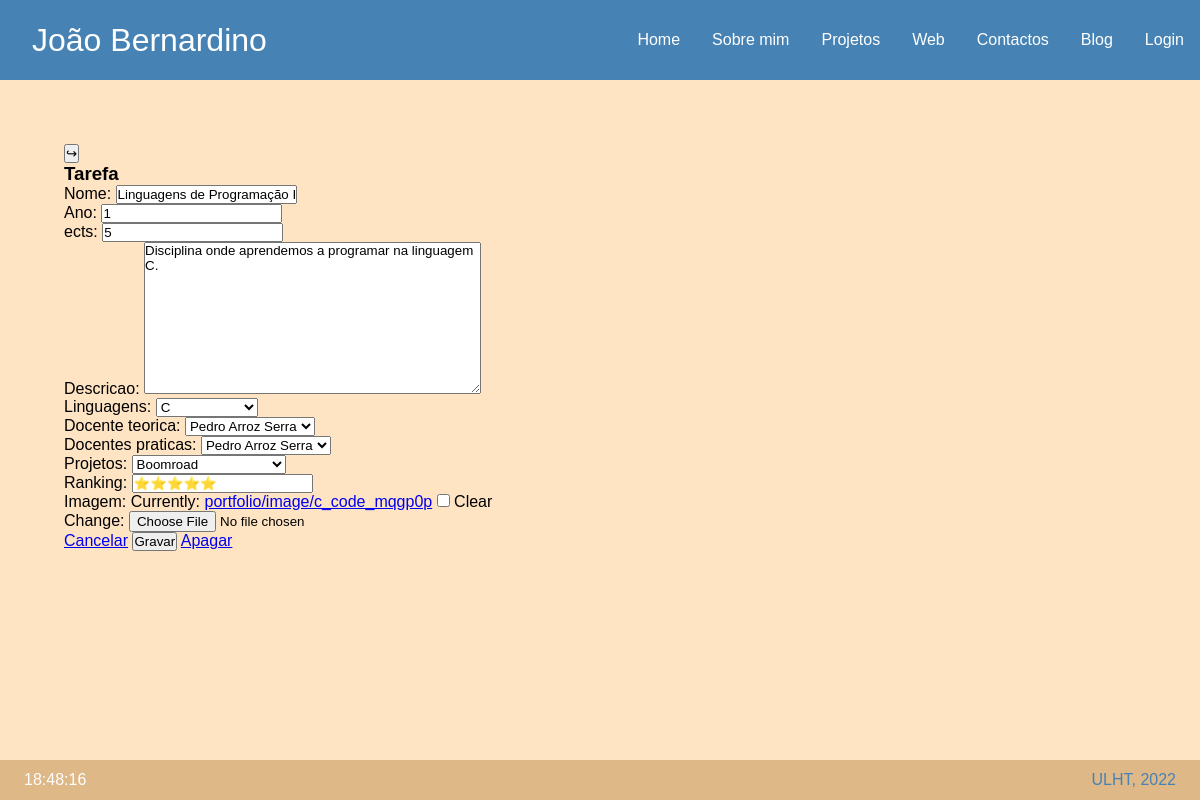
Before: /editarcadeira/1 with the older database file.
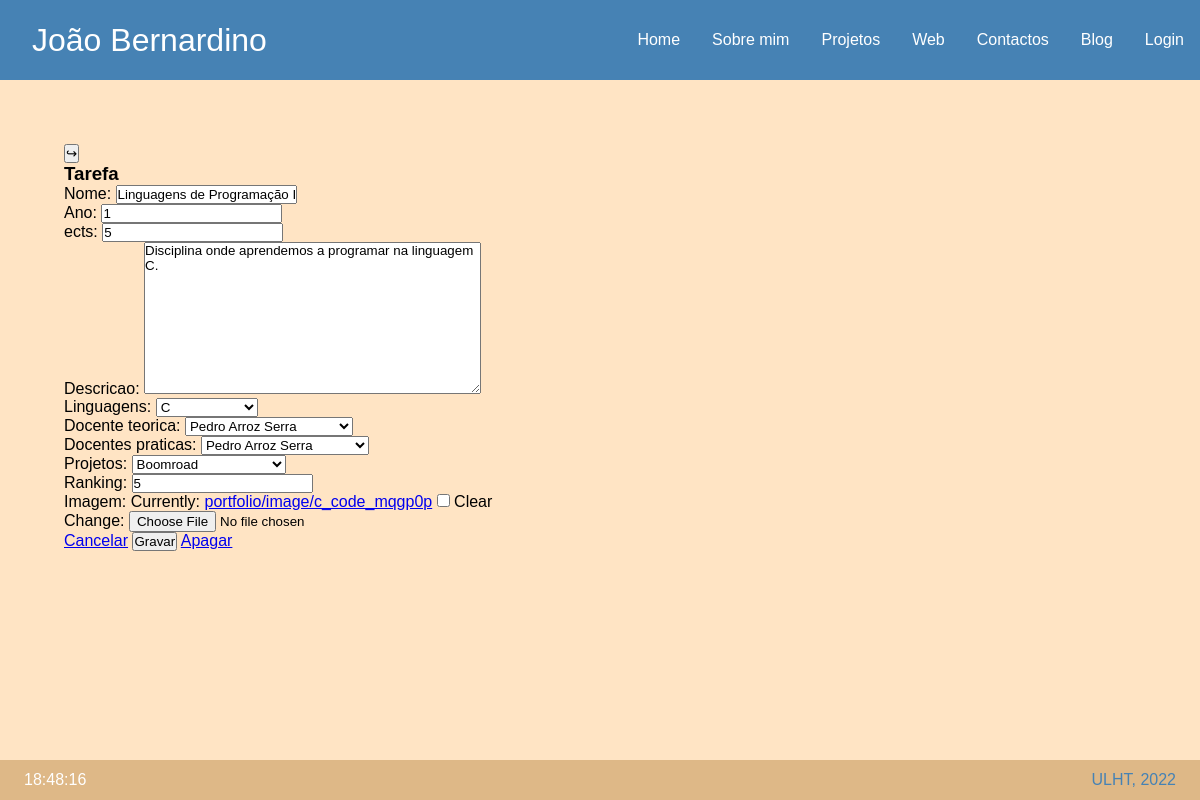
After: the same page with the newer database file.
### portfolio/models.py (models this page shows, shortened)
class Cadeira(models.Model):
   nome = models.CharField(max_length=40)
   ano = models.IntegerField()
   ects = models.CharField(max_length=20)
   descricao = models.TextField()
   linguagens = models.ForeignKey(Linguagem, on_delete=models.CASCADE, default="linguagens")
   docente_teorica = models.ForeignKey(Professor, on_delete=models.CASCADE)
   docentes_praticas = models.ForeignKey(Professor, related_name='cadeiras', on_delete=models.CASCADE,default="nome")
   projetos = models.ForeignKey(Projeto, on_delete=models.CASCADE, default="projetos")
   ranking = models.CharField(max_length=40)
   imagem = models.ImageField(blank= True, upload_to='image')

class Linguagem(models.Model):
    nome = models.CharField(max_length=20)
    def __str__(self):
        return self.nome[:10]

class Professor(models.Model):
    nome = models.CharField(max_length=40)
    def __str__(self):
        return self.nome[:30]

### portfolio/views.py (the view)
# urls.py: path('editarcadeira/<int:topico_id>', views.editar_cadeira_view, name='editarcadeira'),
def editar_cadeira_view(request, topico_id):
    topico = Cadeira.objects.get(id=topico_id)
    form = CadeiraForm(request.POST or None, instance=topico)
    if form.is_valid():
        form.save()
        return HttpResponseRedirect(reverse('portfolio:licenciatura'))
    context = {'form': form, 'topico_id': topico_id}
    return render(request, 'portfolio/editar_licenciatura.html', context)

### portfolio/forms.py
class CadeiraForm(ModelForm):
    class Meta:
        model = Cadeira
        fields = '__all__'
        widgets = {
            'nome': forms.TextInput(attrs={'class': 'form-control', 'placeholder': 'titulo'}),
        }
        labels = {
            'ano': 'Ano',
            'ects' : 'ects'
        }

### portfolio/models.py (called while the page is built)
    def __str__(self):
        return self.nome[:30]

### portfolio/templates/portfolio/editar_licenciatura.html (shortened to what this page needs)
{% extends 'portfolio/layout.html' %}
{% block main %}
<h3>Tarefa</h3>
    <form action="{% url 'portfolio:editarcadeira' topico_id %}" method="POST">
        {{ form.as_p }}
        <a href="{% url 'portfolio:licenciatura' %}" role="button" class="btn btn-warning">Cancelar</a>
        <input type="submit" value="Gravar" class="btn btn-success">
        <a href="{% url 'portfolio:apagarcadeira' topico_id %}" role="button" class="btn btn-danger">Apagar</a>
    </form>
{% endblock %}

Changed rows visible on the page:
changed Cadeira "Disciplina onde aprendemos a programar na linguagem C.": ranking "⭐⭐⭐⭐⭐" → "5"
